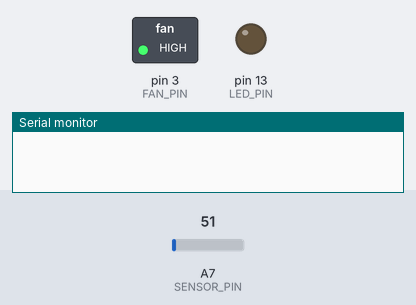
This sketch was run on a simulated Arduino Nano, built with avr-gcc and run on an emulated ATmega328P. Parts: switched loads named in the sketch (green lamp = pin HIGH), output pins drawn as LEDs (lit = HIGH), the last lines printed to the serial monitor. Dashed ring = blinking. The test bench sets the inputs (shaded band); at power-on: A7 (SENSOR_PIN) = 51. Random numbers use the default seed unless the sketch sets one.

Above: at 0.05 s.
At 0.25 s:
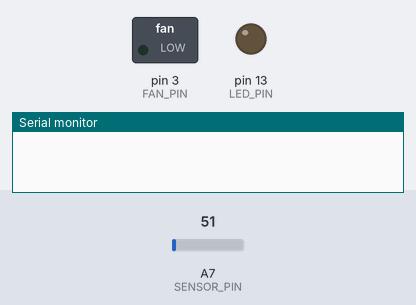
At 0.6 s:
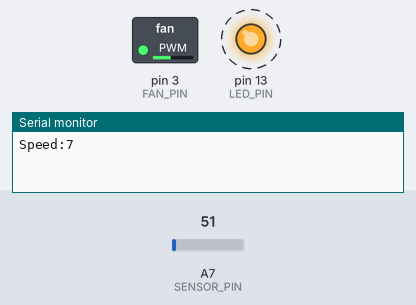
Timing chart, 0 to 3.0 s (numbered marks = the images above):
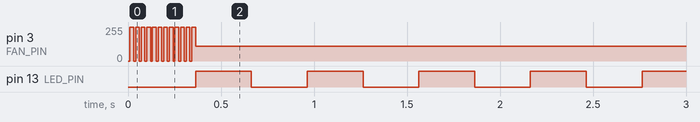

The sketch:

two.ino
```cpp
#define LED_PIN 13
#define FAN_PIN 3
#define SENSOR_PIN A7


#define FAN_MAX 255
#define FAN_MIN 31
#define FAN_OFF 0
#define FAN_SPEED_STEP 16
#define FAN_SETTLE_TIME 3000
#define FAN_SPEED_STEPS (int((FAN_MAX - FAN_MIN) / FAN_SPEED_STEP) + 1)

#define FAN_OPEN_DELAY 250
#define FAN_OPEN_STEP 25

#define SAMPLE_DELAY 10
#define SAMPLE_WINDOW 10

#define FAN_PAUSE_DELAY 10

void blinky_delay(int del, int res=2){
  int times = res / 2;
  for(int i = 0; i < times; i++){
    digitalWrite(LED_PIN, HIGH);
    delay(del / res);
    digitalWrite(LED_PIN, LOW);
    delay(del / res);
  }
}

int current_fan_speed = FAN_MAX;
float mean_temp_accum = 0.0;


void fan_settle_delay(){
  // delay(FAN_SETTLE_TIME);
  blinky_delay(FAN_SETTLE_TIME, 10);
}

void set_fan_off(){
  analogWrite(FAN_PIN, FAN_OFF);
  fan_settle_delay();
}

void set_fan_speed(int speed){
  if(speed <= 0){
    set_fan_off();
  } else {
    if(speed > FAN_SPEED_STEPS)
      speed = FAN_SPEED_STEPS;
    current_fan_speed = speed * FAN_SPEED_STEP - 1;
    analogWrite(FAN_PIN, current_fan_speed);
    fan_settle_delay();
  }
}

void pause_fan(){
  analogWrite(FAN_PIN, 0);
  delay(FAN_PAUSE_DELAY);
}

void resume_fan(){
  analogWrite(FAN_PIN, current_fan_speed);
  delay(FAN_PAUSE_DELAY);
}

void fan_opening(){
  Serial.println("opening");
  analogWrite(FAN_PIN, FAN_MAX);
  for(int i = FAN_MAX; i >= FAN_MIN; i -= FAN_OPEN_STEP){
    Serial.println(i);
    analogWrite(FAN_PIN, i);
    blinky_delay(FAN_OPEN_DELAY);
  }
}

float sample_temp(){
  int temp_adc_val;
  float temp_val, temp_c, temp_f;

  pause_fan();
  temp_adc_val = analogRead(SENSOR_PIN);
  resume_fan();

  temp_val = (temp_adc_val * 4.88);	/* Convert adc value to equivalent voltage */
  temp_c = (temp_val / 10.0);	/* LM35 gives output of 10mv/°C */
  temp_f = temp_c * (9.0 / 5.0) + 32.0;

  delay(SAMPLE_DELAY);
  return temp_f;
}

float mean_sample_temp(){
  mean_temp_accum -= mean_temp_accum / SAMPLE_WINDOW;
  mean_temp_accum += sample_temp();
  float temp_f = mean_temp_accum / SAMPLE_WINDOW;

  return temp_f;
}

void prime_temp_sampler(){
  mean_temp_accum = sample_temp() * SAMPLE_WINDOW;

  for(int i = 0; i <= SAMPLE_WINDOW; i++){
    mean_sample_temp();
  }
}

void setup() {
  Serial.begin(115200);

  pinMode(LED_PIN, OUTPUT);
  pinMode(FAN_PIN, OUTPUT);
  pinMode(SENSOR_PIN, INPUT);

  // fan_opening();
  prime_temp_sampler();

  while(true){
    int r = random(0, FAN_SPEED_STEPS+1);
    Serial.print("Speed:");
    Serial.println(r);
    set_fan_speed(r);

    float temp_f = mean_sample_temp();
    Serial.print("Temperature = ");
    Serial.println(temp_f);

  }
}

void loop() {
  int temp_adc_val;
  float temp_val, temp_c, temp_f;
  temp_adc_val = analogRead(SENSOR_PIN);
  temp_val = (temp_adc_val * 4.88);	/* Convert adc value to equivalent voltage */
  temp_c = (temp_val / 10.0);	/* LM35 gives output of 10mv/°C */
  temp_f = temp_c * (9.0 / 5.0) + 32.0;

  Serial.print("Temperature = ");
  Serial.println(temp_f);

  delay(1000);
}
```

Measured:
- by itself, pin 13 (LED_PIN): alternates HIGH for 0.30 s and LOW for 0.30 s
